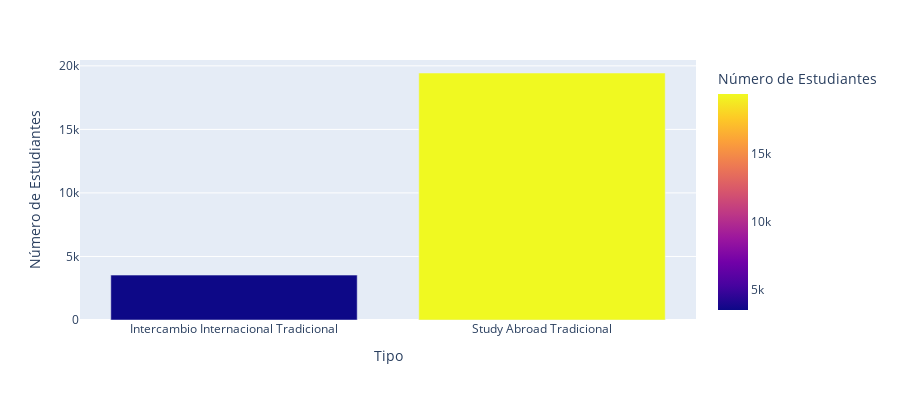

Source (notebook cell):
### Code cell
df = pd.read_csv("PIdf_10.csv")
fig = px.bar(df, x='Tipo', y='Número de Estudiantes',
             hover_data=['Tipo','Número de Estudiantes'], color='Número de Estudiantes',
             labels={'Nivel de Estudios':'Cantidad de Estudiantes'}, height=400)
             
fig.show()

### Figure 1 — Plotly figure (JSON) as saved in the notebook; plotly's stock layout.template omitted (floating-point values rounded to 4 significant figures)
{"data": [{"alignmentgroup": "True", "hovertemplate": "Tipo=%{x}<br>Número de Estudiantes=%{marker.color}<extra></extra>", "legendgroup": "", "marker": {"color": [3533, 19438], "coloraxis": "coloraxis", "pattern": {"shape": ""}}, "name": "", "offsetgroup": "", "orientation": "v", "showlegend": false, "textposition": "auto", "type": "bar", "x": ["Intercambio Internacional Tradicional", "Study Abroad Tradicional"], "xaxis": "x", "y": [3533, 19438], "yaxis": "y"}], "layout": {"barmode": "relative", "coloraxis": {"colorbar": {"title": {"text": "Número de Estudiantes"}}, "colorscale": [[0, "#0d0887"], [0.1111, "#46039f"], [0.2222, "#7201a8"], [0.3333, "#9c179e"], [0.4444, "#bd3786"], [0.5556, "#d8576b"], [0.6667, "#ed7953"], [0.7778, "#fb9f3a"], [0.8889, "#fdca26"], [1, "#f0f921"]]}, "height": 400, "legend": {"tracegroupgap": 0}, "margin": {"t": 60}, "xaxis": {"anchor": "y", "domain": [0, 1], "title": {"text": "Tipo"}}, "yaxis": {"anchor": "x", "domain": [0, 1], "title": {"text": "Número de Estudiantes"}}}}
